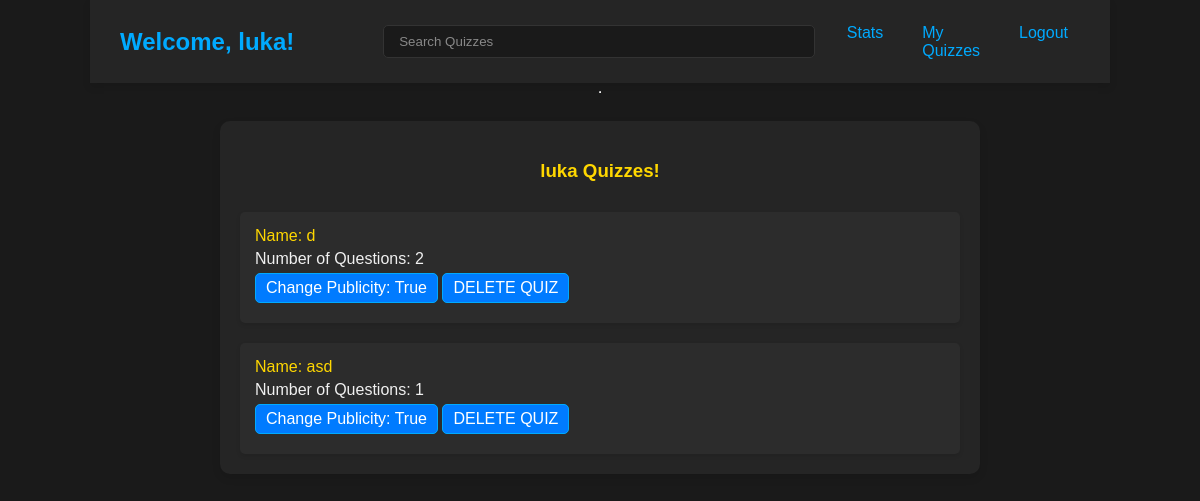
/user-quizzes/ (signed in), run on the app's committed database.
### main/models.py (models this page shows, shortened)
class Quiz(models.Model):
    quizName = models.CharField(max_length=100)
    numberOfQuestions = models.IntegerField(null=True, blank=False)
    author = models.ForeignKey(User, on_delete=models.SET_NULL, null=True)
    updated = models.DateTimeField(auto_now=True)
    created = models.DateTimeField(auto_now_add=True)
    public = models.BooleanField(default=False)
    class Meta:
        ordering = ["-created"]

### main/views.py (the view)
# urls.py: path("user-quizzes/", views.user_quizzes, name="user_quizzes"),
@login_required(login_url="/login")
def user_quizzes(request):
    user = User.objects.get(id=request.user.id)
    quizzes = Quiz.objects.filter(author=user)
    context = {"user": user, "quizzes": quizzes}
    return render(request, "main/user_quizzes.html", context)

### main/templates/main/user_quizzes.html (shortened to what this page needs)
<!doctype html>
{% load static %}
<html lang="en">
<head>
    <link rel="stylesheet" type="text/css" media="screen" href="{% static 'styles/user_quizzes.css' %}">
</head>
<body>
{% include 'navbar.html' %}
<div class="quizzes-container">
    <h3>{{ user.username }} Quizzes!</h3>
    <div class="quiz-list">
        {% for q in quizzes %}
        <div class="quiz-item">
            <a href="{% url 'play_quiz' q.id %}" class="quiz-name">Name: {{ q.quizName }}</a>
            <p>Number of Questions: {{ q.numberOfQuestions }}</p>
            <a href="{% url 'change_publicity' q.id %}" class="quiz-publicity">Change Publicity: {{ q.public }}</a>
            <a href="{% url 'delete_quiz' q.id %}" class="delete-quiz">DELETE QUIZ</a>
        </div>
        {% endfor %}
    </div>
</div>
</body>
</html>

### templates/navbar.html (shortened to what this page needs)
<!doctype html>
{% load static %}
<html lang="en">
<head>
    <link rel="stylesheet" type="text/css" media="screen" href="{% static 'styles/navbar.css' %}">
</head>
<body>
<nav>
    <div class="logo">
        <a href="/">
            {% if request.user.is_authenticated %}
                <span>Welcome, {{ request.user.username }}!</span>
            {% endif %}
        </a>
    </div>
    <div class="search-bar">
        <form method="GET" action="{% url 'home_page' %}">
            <input type="text" name="q" placeholder="Search Quizzes"/>
        </form>
    </div>
    <div class="user-links">
        {% if request.user.is_authenticated %}
            <a href="{% url 'stats' %}">Stats</a>
            <a href="{% url 'user_quizzes' %}">My Quizzes</a>
            <a href="{% url 'logout' %}">Logout</a>
        {% else %}
            <a href="{% url 'login' %}">Login</a>
        {% endif %}
    </div>
</nav>
<hr>
</body>
</html>

### static/styles/user_quizzes.css (style rules this page uses)
body { margin: 0; padding: 80px 0 20px 0; font-family: 'Arial', sans-serif; background-color: #1a1a1a; color: #f0f0f0; display: flex; flex-direction: column; align-items: center; }
.quizzes-container { width: 60%; margin: 20px auto; padding: 20px; background-color: #252525; border-radius: 10px; box-shadow: 0 4px 8px rgba(0, 0, 0, 0.1); }
.quizzes-container h3 { text-align: center; color: #ffd700; margin-bottom: 30px; }
.quiz-list { display: flex; flex-direction: column; gap: 20px; }
.quiz-item { padding: 15px; background-color: #2c2c2c; border-radius: 5px; box-shadow: 0 2px 4px rgba(0, 0, 0, 0.1); transition: transform 0.2s ease, box-shadow 0.2s ease; }
.quiz-name, .quiz-publicity, .delete-quiz { display: block; color: #ffd700; text-decoration: none; margin-bottom: 5px; }
.quiz-item p { color: #f0f0f0; margin: 5px 0; }
.quiz-publicity, .delete-quiz { display: inline-block; padding: 5px 10px; border: 1px solid #00aaff; border-radius: 5px; color: #fff; background-color: #007bff; transition: background-color 0.3s ease, border-color 0.3s ease, color 0.3s ease; }

### static/styles/navbar.css (style rules this page uses)
body { margin: 0; padding: 0; font-family: 'Arial', sans-serif; background-color: #1a1a1a; color: #f0f0f0; min-height: 10vh; }
a { color: #00aaff; text-decoration: none; }
nav { display: flex; flex-wrap: wrap; justify-content: space-between; align-items: center; padding: 15px 30px; background-color: #252525; width: 80%; box-shadow: 0 4px 8px rgba(0, 0, 0, 0.1); gap: 10px; }
.logo { flex: 1; }
.logo span { font-size: 1.5em; font-weight: bold; color: #00aaff; }
.search-bar { flex: 2; display: flex; justify-content: center; margin: 10px 0; }
.search-bar form { width: 100%; max-width: 400px; }
.search-bar input { width: 100%; padding: 8px 15px; border: 1px solid #333; border-radius: 5px; background-color: #1a1a1a; color: #f0f0f0; }
.search-bar input::placeholder { color: #888; }
.user-links { display: flex; flex: 1; justify-content: flex-end; }
.user-links a { margin-left: 15px; padding: 8px 12px; border-radius: 5px; transition: background-color 0.3s ease; }

### data on the page
Quiz: quizName "d", numberOfQuestions "2", public "True"
Quiz: quizName "asd", numberOfQuestions "1", public "True"

### other printed values
{{ request.user.username }} "luka"
{{ user.username }} "luka"
